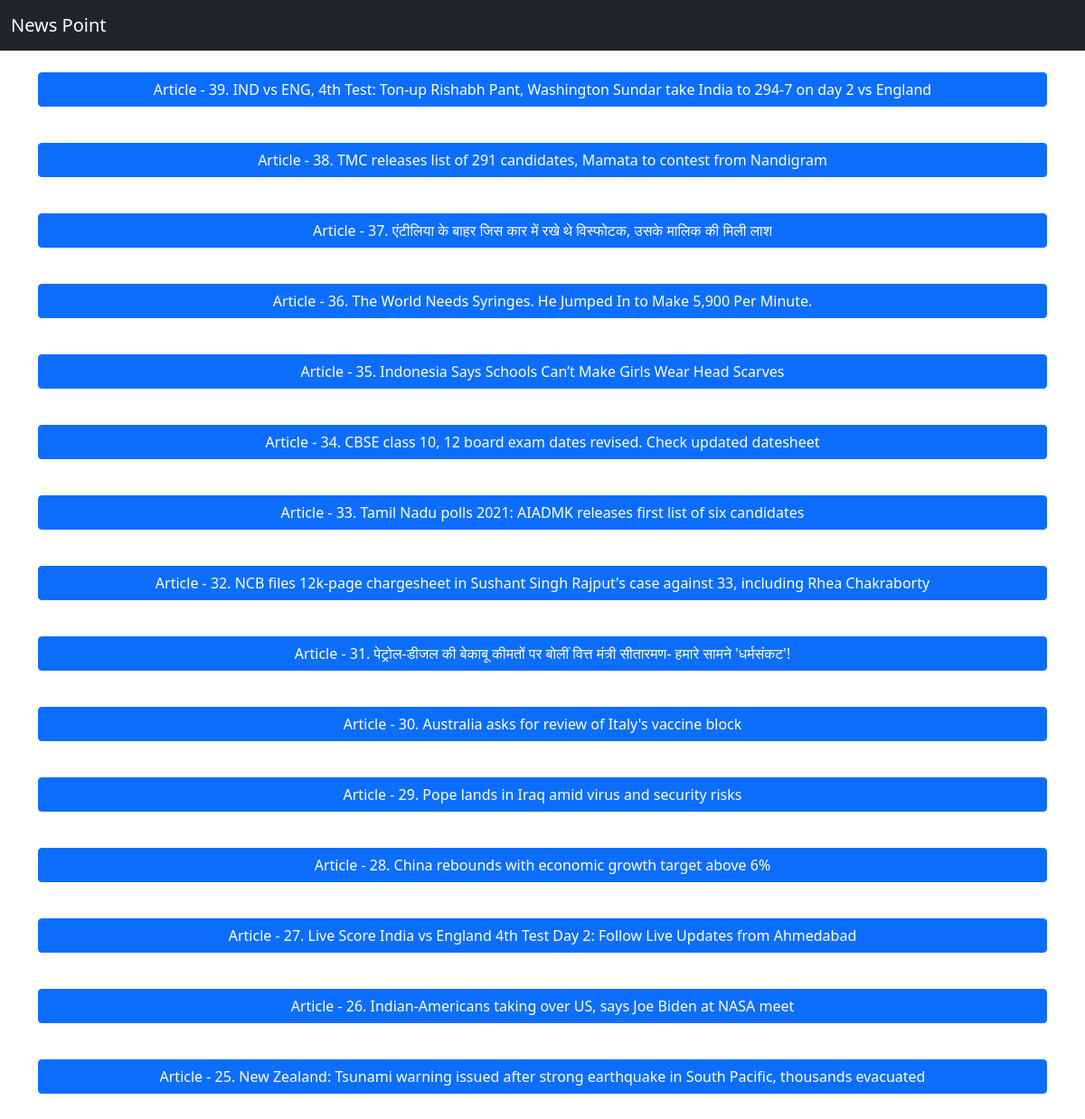
The page / on the database its author committed.
### main.py (models this page shows, shortened)
class Article(db.Model):
    id = db.Column(db.Integer, primary_key=True)
    headline = db.Column(db.String(200), nullable=False)
    image_url = db.Column(db.String(1000), nullable=False)
    content = db.Column(db.String(400), nullable=False)
    redirect_url = db.Column(db.String(400), nullable=False)
    data_from = db.Column(db.String(200), nullable=False)

### main.py (the view)
@app.route('/')
def index():
    content = Article.query.order_by(Article.id.desc()).limit(15).all()
    return render_template('index.html', content=content)

### templates/Index.html (shortened to what this page needs)
<html>
    <head>
        <link href="https://cdn.jsdelivr.net/npm/bootstrap@5.0.0-beta2/dist/css/bootstrap.min.css" rel="stylesheet">
    </head>
    <body>
        <nav class="navbar navbar-expand-lg navbar-dark bg-dark">
            <div class="container-fluid">
              <a class="navbar-brand" href="/">News Point</a>
              </div>
          </nav>
          <br/>
          <div class="container">
              <div class="row">
            {% for i in content %}
            <div class="col-md-12">
                <p>
                    <button class="btn btn-primary" type="button" data-bs-toggle="collapse" data-bs-target="#collapseExample{{i.id}}" aria-expanded="false" aria-controls="collapseExample{{i.id}}" style="width:100%;">
                      Article - {{i.id}}. {{i.headline}}
                    </button>
                  </p>
                  <br/>
              </div>
            {% endfor %}
        </div>
    </div>
    </body>
</html>

### rows shown on the page
Article: id "39", headline "IND vs ENG, 4th Test: Ton-up Rishabh Pant, Washington Sundar take India to 294-7 on day 2 vs England"
Article: id "38", headline "TMC releases list of 291 candidates, Mamata to contest from Nandigram"
Article: id "37", headline "एंटीलिया के बाहर जिस कार में रखे थे विस्फोटक, उसके मालिक की मिली लाश"
Article: id "36", headline "The World Needs Syringes. He Jumped In to Make 5,900 Per Minute."
Article: id "35", headline "Indonesia Says Schools Can’t Make Girls Wear Head Scarves"
Article: id "34", headline "CBSE class 10, 12 board exam dates revised. Check updated datesheet"
Article: id "33", headline "Tamil Nadu polls 2021: AIADMK releases first list of six candidates"
Article: id "32", headline "NCB files 12k-page chargesheet in Sushant Singh Rajput's case against 33, including Rhea Chakraborty"
Article: id "31", headline "पेट्रोल-डीजल की बेकाबू कीमतों पर बोलीं वित्त मंत्री सीतारमण- हमारे सामने 'धर्मसंकट'!"
Article: id "30", headline "Australia asks for review of Italy's vaccine block"
Article: id "29", headline "Pope lands in Iraq amid virus and security risks"
Article: id "28", headline "China rebounds with economic growth target above 6%"
Article: id "27", headline "Live Score India vs England 4th Test Day 2: Follow Live Updates from Ahmedabad"
Article: id "26", headline "Indian-Americans taking over US, says Joe Biden at NASA meet"
Article: id "25", headline "New Zealand: Tsunami warning issued after strong earthquake in South Pacific, thousands evacuated"
